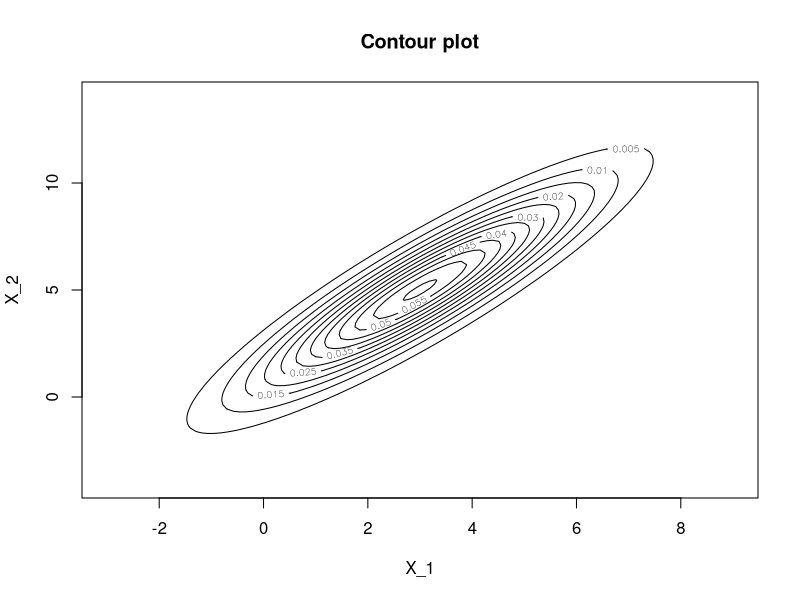
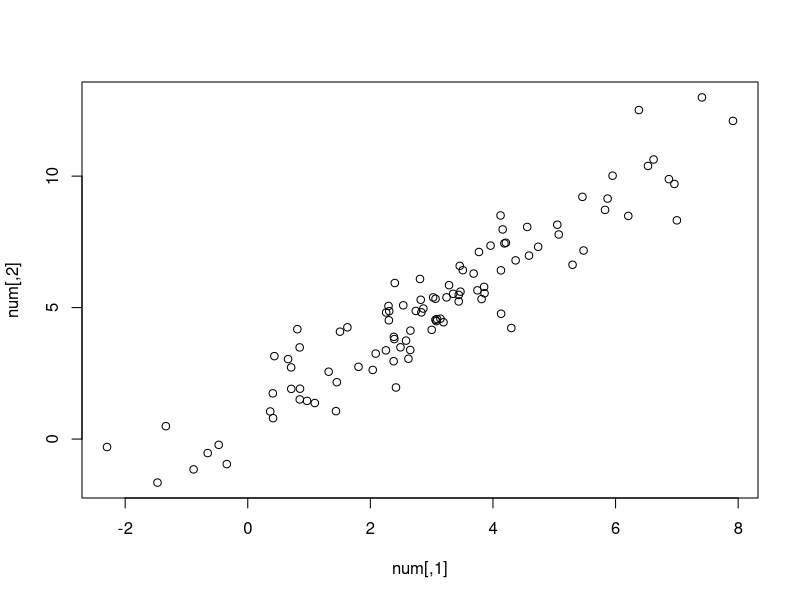
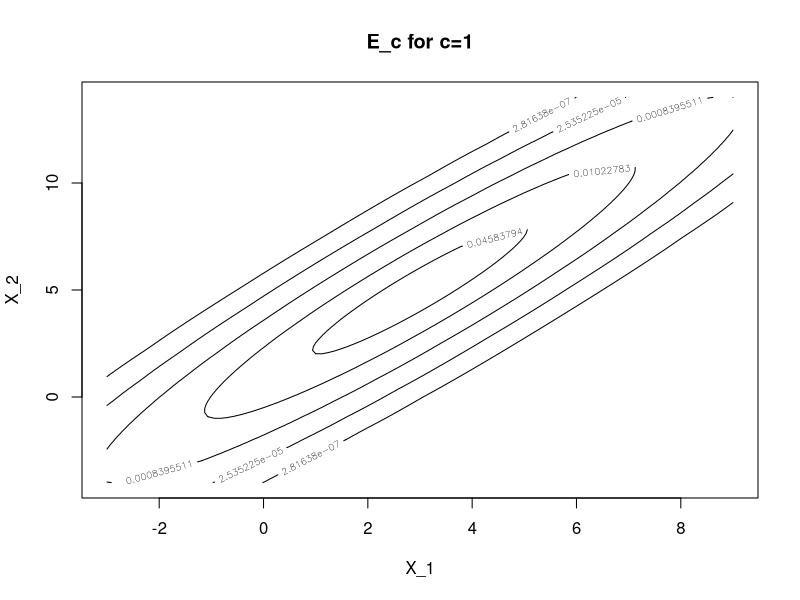

Write R code to recreate these figures, in order.
# MA 554 Applied Multivariate Analysis Fall 2019
# Author: Yuchen Dong
# Homework 1 Problem 4

library(MASS)
library(mvtnorm)
library(graphics)

set.seed(100) # Fix a random seed

mu = c(3,5)
var1 = 4
var2 = 9
corr12 = 0.9
Sigma = matrix(c(var1, sqrt(var1)*corr12*sqrt(var2),sqrt(var1)*corr12*sqrt(var2), var2), nrow=2 ,ncol=2)

# Generate the contour plot
D = det(Sigma)
x = seq(-3,9,length.out=100) # mu+/-3*sigma
y = seq(-4,14,length.out=100)
grids <- expand.grid(x,y)
f = dmvnorm(grids, mu, Sigma, log=FALSE)
z = matrix(f,100,100)
contour(x,y,z, main ='Contour plot',xlab='X_1', ylab='X_2')

# Generate 100 numbers of multivariate normal distribution
num = mvrnorm(n = 100, mu, Sigma)
plot(num)

# Sample mean
xbar = colMeans(num)
xbar

# Sample covariance matrix
S =var(num)
S

# Sketch the equidistance set given by the sample Mahalanobis distance
c = c(1,2,3,4,5);
level = exp(-c^2/2)/(2*pi*sqrt(det(S)));
x = seq(-3,9,length.out=100) # mu+/-3*sigma
y = seq(-4,14,length.out=100)
grids <- expand.grid(x,y)
f_new = dmvnorm(grids, xbar, S, log=FALSE)
z_new = matrix(f_new,100,100)
contour(x,y,z_new,xlim=c(-3,9), ylim=c(-4,14), main ='E_c for c=1',xlab='X_1', ylab='X_2', levels= level)

# Method 2: Use mahalanobis function to compute the Mahalanobis distance
# z = matrix(mahalanobis(grids, xbar, S, inverted = FALSE),100,100) 
